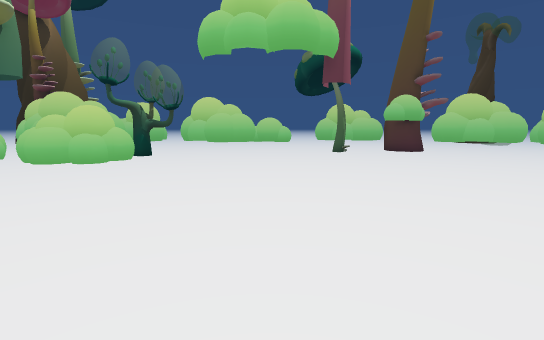
View 1 (above)

24 first-person views from a walk through a scene from a Unity 3-D project. The camera is 1.2 m above the floor, tilts 8° down and sees 85° across. The floor is counted in squares, 1 m on a side. Each view is taken from the middle of a square. On the plan, view 1 faces up. The plan holds only what a view shows up to about 13 squares ahead; the rest is blank. The place goes on beyond the plan.

View 2
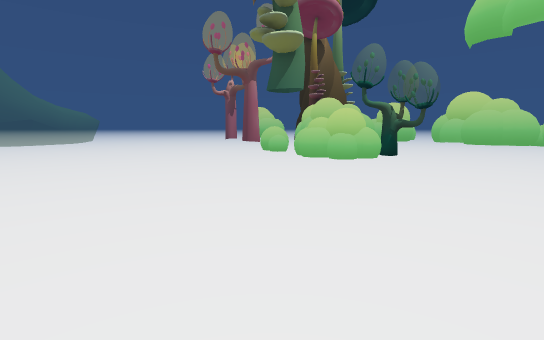

View 3
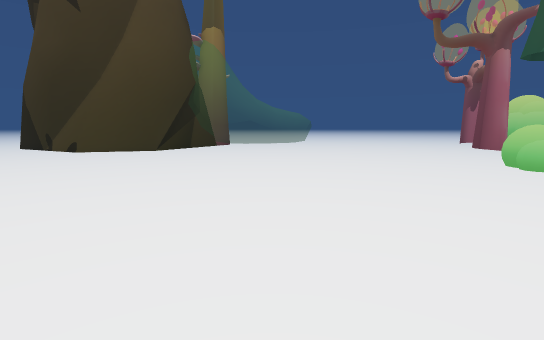

View 4
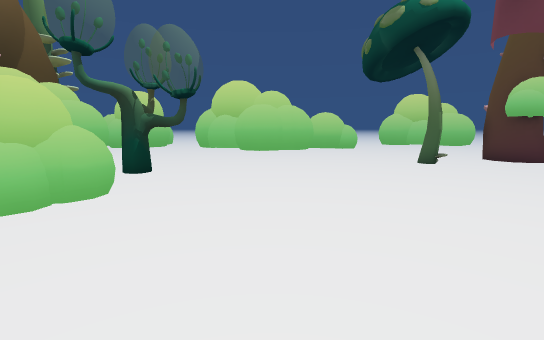

View 5
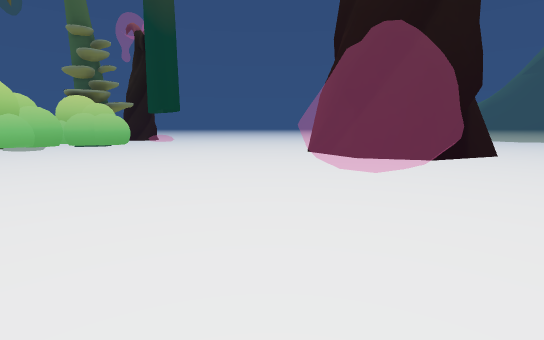

View 6
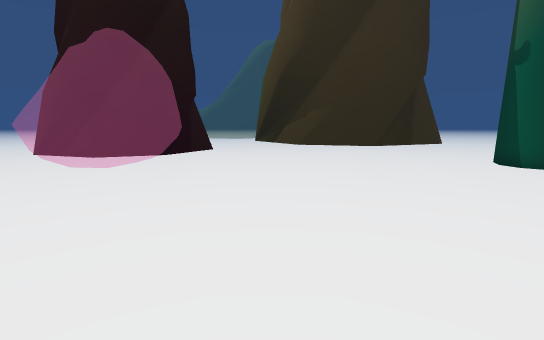

View 7
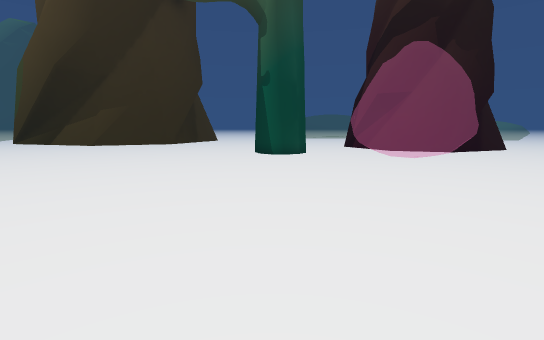

View 8
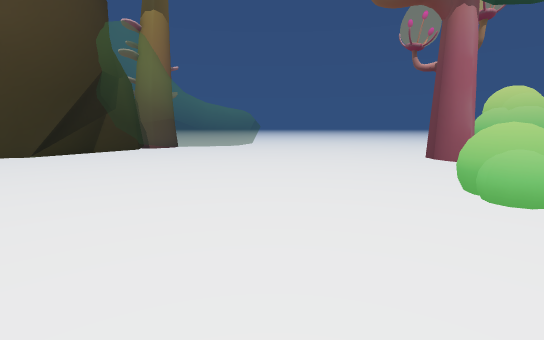

View 9
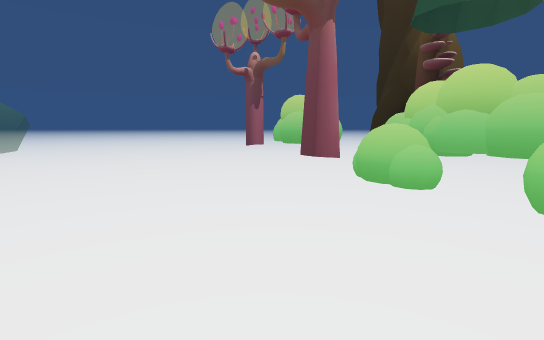

View 10
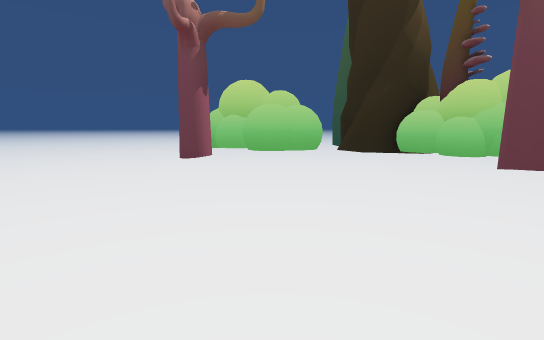

View 11
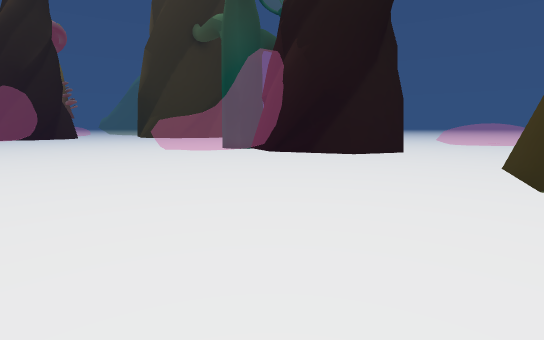

View 12
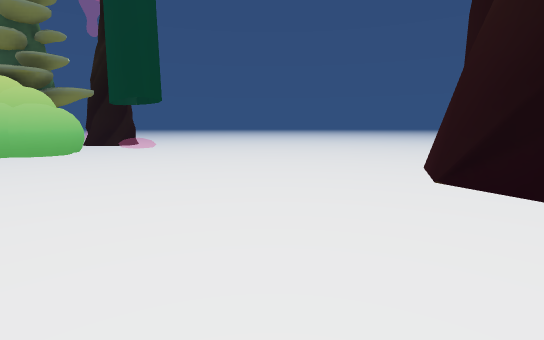

View 13
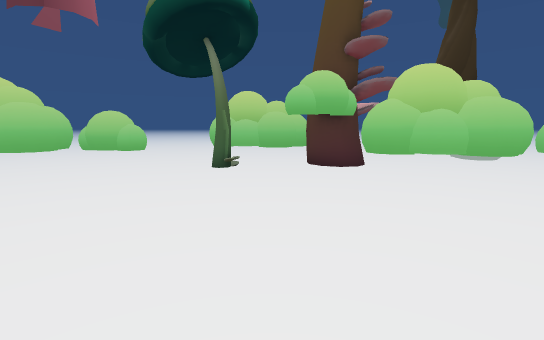

View 14
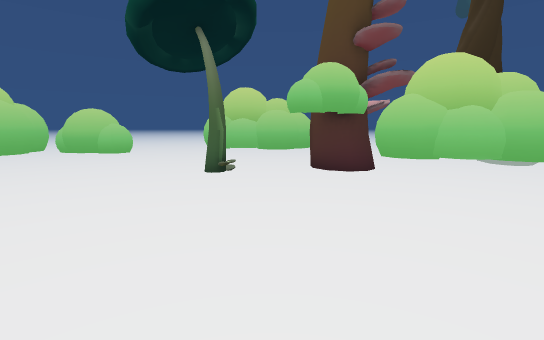

View 15
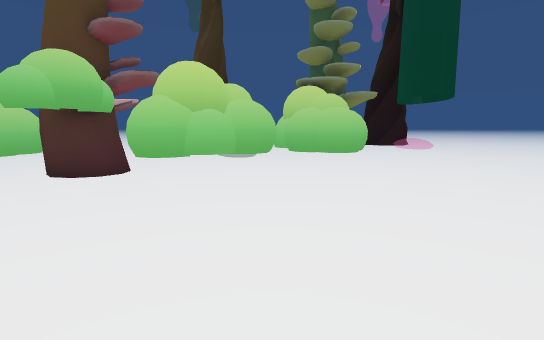

View 16
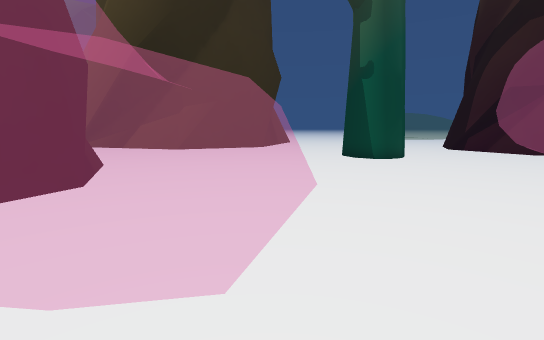

View 17
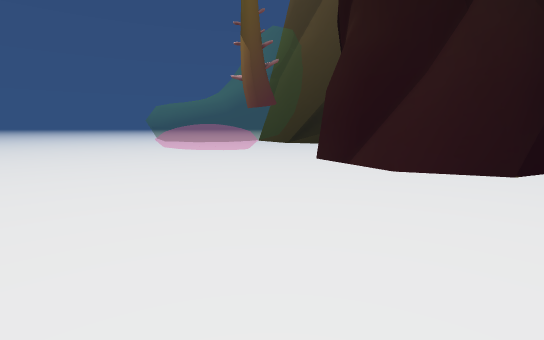

View 18
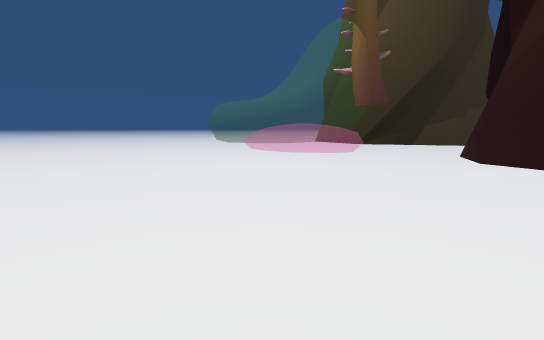

View 19
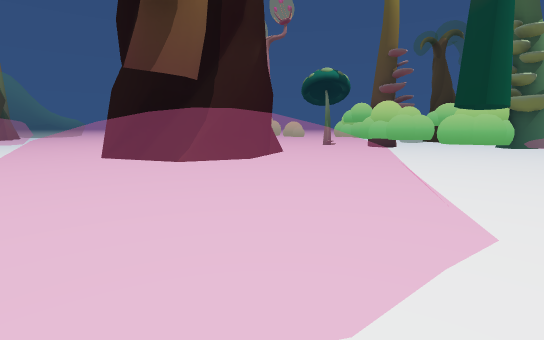

View 20
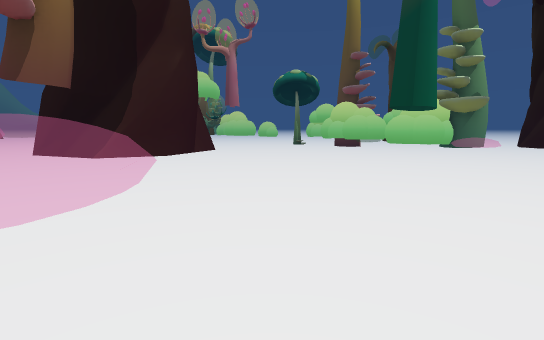

View 21
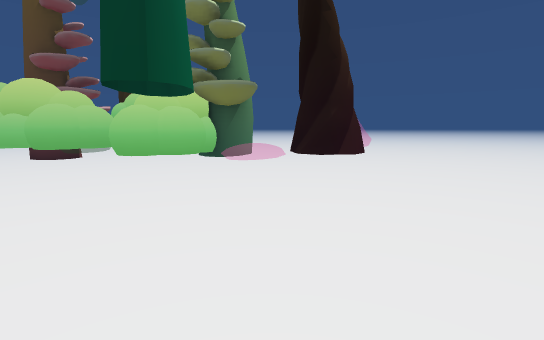

View 22
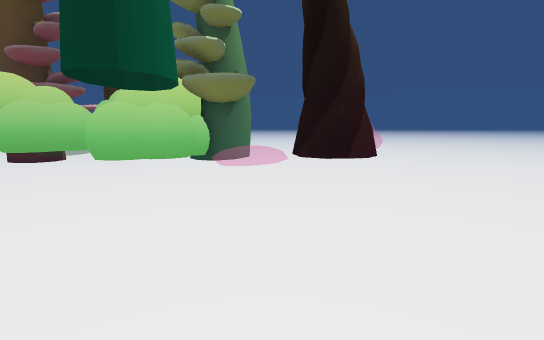

View 23
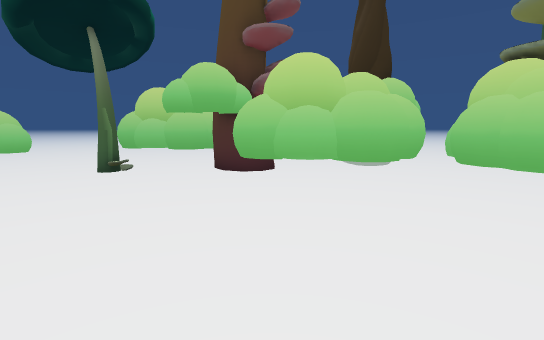

View 24
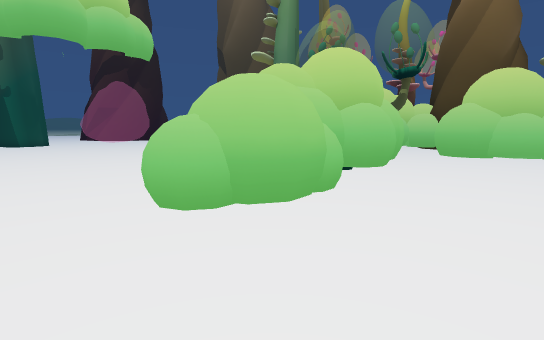

### Floor plan
Key: @ floor where view 1 was taken; # wall or solid block; . floor; = window, fence, low wall or low ledge; B bush; O other object.
Columns run from 18 left of view 1 to 18 right of it. Each row starts with its distance up from view 1.
 18  .....#    O.........BBB   ..  .....
 17 ......    OOO........BBBB  ..  ......
 16 .. ...#   OOO.OO.BBB....###.   ......
 15 .O OOO###O..O.O#OBBB....#B..BBB  ....
 14 .OOOO.OOOB  O.OOOO......BBBBO OO #..O
 13 .OOOO..BBBBBBO.OOO.......BBBO OOO#.#O
 12 ........BBBB...............BB.OOO..##
 11 ..........B...................OO   ..
 10 .......OBB.   .................    ..
  9 .......OBB.BBBB......................
  8 ...........BBB.......................
  7 .....................................
  6 .....................................
  5 .....................................
  4 =.....................    OO.........
  3 =.....................   O##O........
  2 ==..................... OO ##O.......
  1 ==.......................####O.......
  0 ==................@......O##O..  ....
 -1 =#...........===..........OO...   ...
 -2  ###........====...............    ..
 -3    #.......=====................  ...
 -4    ##......=====................===..
 -5    ##....###====........####..======.
 -6    #....### ###.......########=======
 -7    #....#    ##..##...#
 -8    .....#     #.####..#

Where each view was taken, in squares from view 1:
view 1: 0 up, 0 right, facing up
view 2: 0 up, 0 right, facing up-left
view 3: 3 up, 2 left, facing left
view 4: 5 up, 2 left, facing up
view 5: 5 up, 0 right, facing right
view 6: 5 up, 1 left, facing down-right
view 7: 7 up, 0 right, facing down
view 8: 6 up, 5 left, facing left
view 9: 4 up, 7 left, facing up-left
view 10: 5 up, 15 left, facing up
view 11: 4 up, 15 left, facing down-right
view 12: 6 up, 5 right, facing right
view 13: 6 up, 5 right, facing up
view 14: 7 up, 5 right, facing up
view 15: 7 up, 5 right, facing up-right
view 16: 5 up, 4 right, facing down
view 17: 8 up, 12 right, facing down
view 18: 7 up, 15 right, facing down
view 19: 3 down, 16 right, facing up-left
view 20: 2 down, 18 right, facing up-left
view 21: 4 up, 16 right, facing up
view 22: 5 up, 16 right, facing up
view 23: 7 up, 8 right, facing up
view 24: 18 up, 2 right, facing down-left
